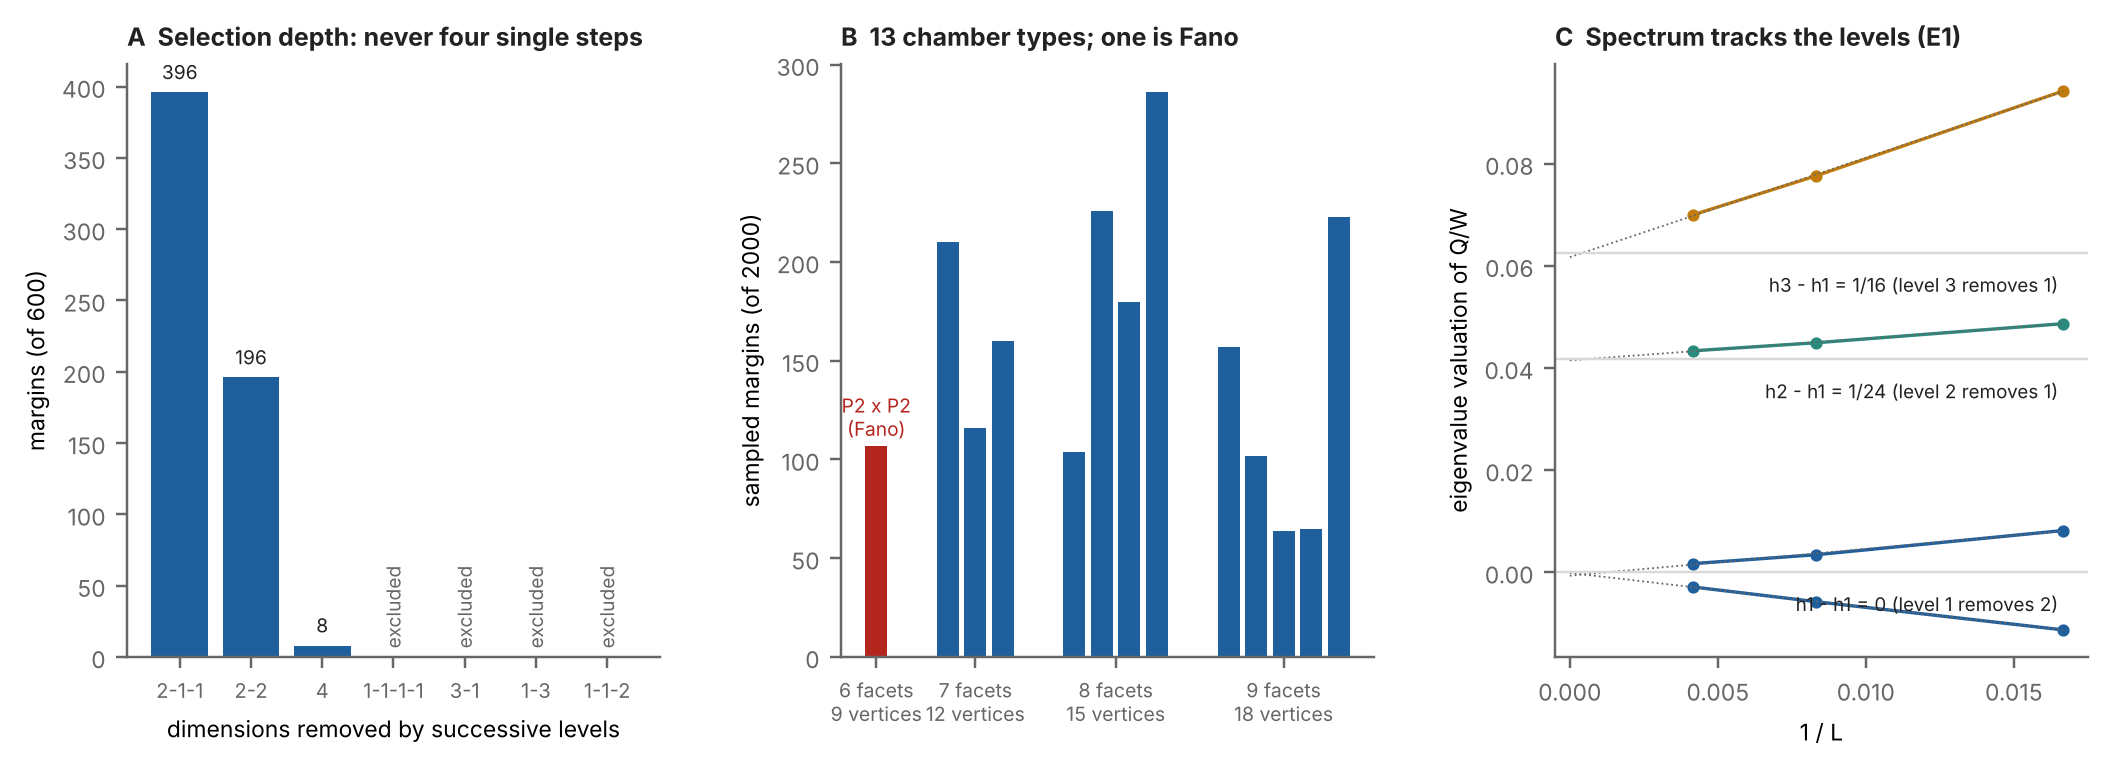

Generate this figure with Python:
"""The 3 x 3 test (sec:threebythree; numbers from engine/threebythree_results.json and the TT output). A: how the leximin recursion removes
the four fibre dimensions over 600 searched margins; patterns with a level of 3, or four levels of 1, are excluded by prop:firstlevel.
B: normal-fan types of sampled chambers (2000 margins) by number of facets; the only Fano type is P^2 x P^2. C: the spectral
correspondence on example E1: eigenvalue valuations of Q/W at the positive critical point against 1/L, extrapolating to h_j - h_1."""
import os, json
import numpy as np
import matplotlib; matplotlib.use("Agg")
import matplotlib.pyplot as plt
HERE = os.path.dirname(os.path.abspath(__file__)); R = json.load(open(os.path.join(HERE, "..", "engine", "threebythree_results.json")))
INK, MUTED, GRID = "#222222", "#666666", "#d9d9d9"; RED, BLUE, AMBER, TEAL = "#b3261e", "#1f5f9e", "#c27c0e", "#2b8a7e"
plt.rcParams.update({"font.size": 7.5, "axes.edgecolor": MUTED, "xtick.color": MUTED, "ytick.color": MUTED, "axes.spines.top": False, "axes.spines.right": False})
fig, axs = plt.subplots(1, 3, figsize=(11.5, 3.5), gridspec_kw=dict(wspace=0.34))
ax = axs[0]; pats = {eval(k): v for k, v in R["patterns"].items()}
order = [(2, 1, 1), (2, 2), (4,), (1, 1, 1, 1), (3, 1), (1, 3), (1, 1, 2)]
vals = [pats.get(p, 0) for p in order]; cols = [BLUE if p in pats else GRID for p in order]
ax.bar(range(len(order)), vals, color=cols)
for i, (p, v) in enumerate(zip(order, vals)):
    ax.text(i, v + 6, str(v) if v else "excluded", ha="center", fontsize=6.3, color=INK if v else MUTED, rotation=0 if v else 90, va="bottom")
ax.set_xticks(range(len(order))); ax.set_xticklabels(["-".join(map(str, p)) for p in order], fontsize=6.6)
ax.set_xlabel("dimensions removed by successive levels"); ax.set_ylabel("margins (of 600)")
ax.set_title("A  Selection depth: never four single steps", loc="left", fontsize=8.2, fontweight="bold", color=INK)
ax = axs[1]
fan = [(6, 9, True, 107), (7, 12, False, 210), (7, 12, False, 116), (7, 12, False, 160), (8, 15, False, 104), (8, 15, False, 226),
       (8, 15, False, 180), (8, 15, False, 286), (9, 18, False, 157), (9, 18, False, 102), (9, 18, False, 64), (9, 18, False, 65), (9, 18, False, 223)]
x = 0; ticks = []; labs = []
for nfac in (6, 7, 8, 9):
    group = [t for t in fan if t[0] == nfac]; start = x
    for t in group:
        ax.bar(x, t[3], color=RED if t[2] else BLUE, width=0.8); x += 1
    ticks.append((start + x - 1) / 2); labs.append(f"{nfac} facets\n{group[0][1]} vertices"); x += 1.6
ax.text(0, 112, "P2 x P2\n(Fano)", ha="center", fontsize=6.3, color=RED)
ax.set_xticks(ticks); ax.set_xticklabels(labs, fontsize=6.4); ax.set_ylabel("sampled margins (of 2000)")
ax.set_title("B  13 chamber types; one is Fano", loc="left", fontsize=8.2, fontweight="bold", color=INK)
ax = axs[2]; sp = R["spectral"]["E1"]; Ls = [60, 120, 240]; V = np.array([sp["by_L"][str(L)] for L in Ls]); inv = np.array([1 / L for L in Ls])
for i in range(4):
    ax.plot(inv, V[:, i], "o-", color=[BLUE, BLUE, TEAL, AMBER][i], ms=3, lw=1.1)
    fit = np.polyfit(inv, V[:, i], 1); xs = np.linspace(0, inv.max(), 50); ax.plot(xs, np.polyval(fit, xs), color=MUTED, lw=0.6, ls=":")
for t, lab in zip(sorted(set(round(v, 6) for v in sp["target"])), ["h1 - h1 = 0 (level 1 removes 2)", "h2 - h1 = 1/24 (level 2 removes 1)", "h3 - h1 = 1/16 (level 3 removes 1)"]):
    ax.axhline(t, color=GRID, lw=0.8); ax.text(0.0165, t - 0.004, lab, fontsize=6.2, color=INK, ha="right", va="top")
ax.set_xlabel("1 / L"); ax.set_ylabel("eigenvalue valuation of Q/W"); ax.set_xlim(-0.0005, inv.max() * 1.05)
ax.set_title("C  Spectrum tracks the levels (E1)", loc="left", fontsize=8.2, fontweight="bold", color=INK)
fig.savefig(os.path.join(HERE, "fig_threebythree.png"), dpi=220, bbox_inches="tight"); print("ok")
